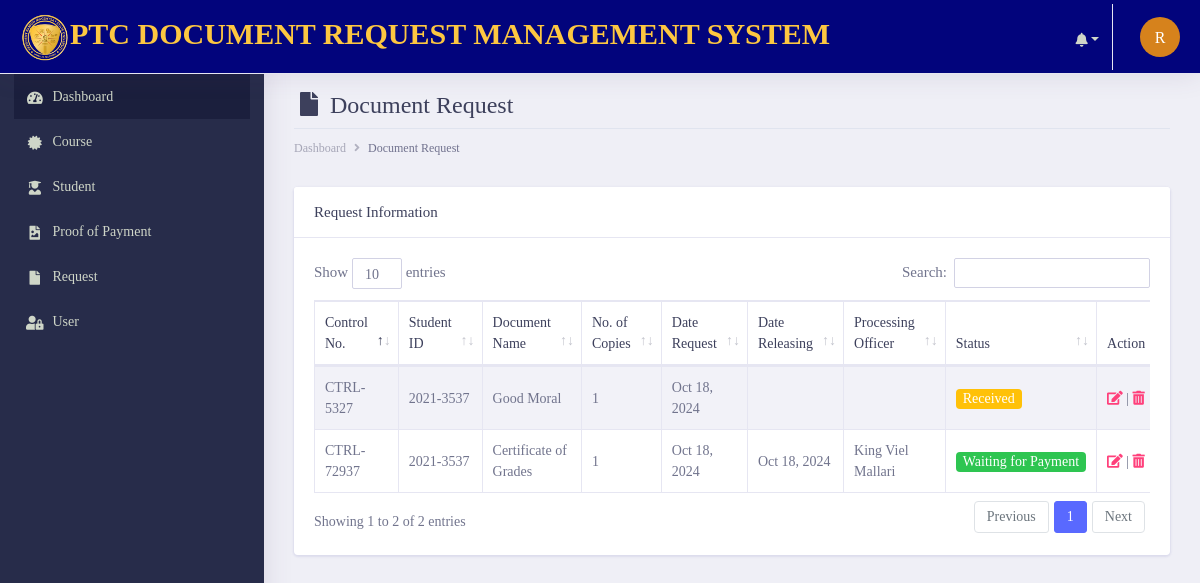
/dev-git/documents/request.php (signed in), run on an earlier commit of the app's database.
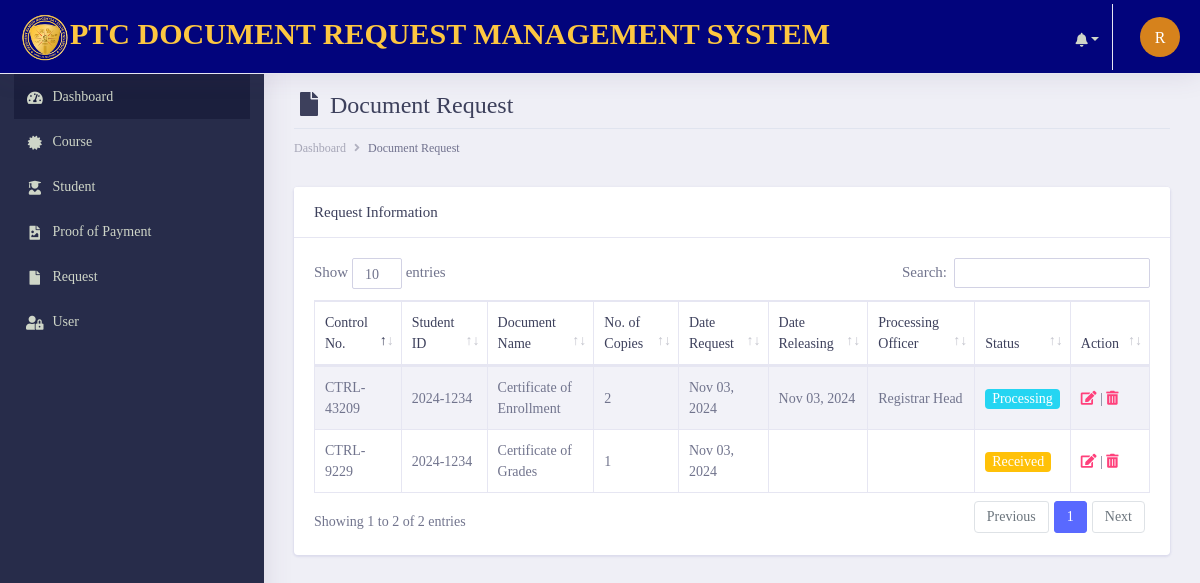
And on a later commit of the database.
### tables this page shows
CREATE TABLE `tbl_documentrequest` (
  `request_id` int(11) NOT NULL,
  `control_no` varchar(255) NOT NULL,
  `studentID_no` varchar(255) NOT NULL,
  `document_name` varchar(255) NOT NULL,
  `no_ofcopies` varchar(255) NOT NULL,
  `date_request` varchar(255) NOT NULL,
  `date_releasing` varchar(255) NOT NULL,
  `processing_officer` varchar(255) NOT NULL,
  `status` varchar(255) NOT NULL,
  `remarks` varchar(255) NOT NULL,
  `student_id` int(11) NOT NULL,
  `notif` int(11) NOT NULL
);

### dev-git/init/model/class_model.php (called while the page is built, shortened)
<?php
	class class_model{
		public $host = db_host;
		public $user = db_user;
		public $pass = db_pass;
		public $dbname = db_name;
		public $conn;
		private function connect(){
			$this->conn = new mysqli($this->host, $this->user, $this->pass, $this->dbname);
		}
	    public function fetchAll_documentrequest(){
            $sql = "SELECT * FROM  tbl_documentrequest";
				$stmt = $this->conn->prepare($sql);
				$stmt->execute();
				$result = $stmt->get_result();
		        $data = array();
		         while ($row = $result->fetch_assoc()) {
		                   $data[] = $row;
		            }
		         return $data;
		  }
	}
?>

### dev-git/documents/request.php (the view, shortened to what the changed rows need)
       <?php include('main_header/header.php');?>
        <div class="dashboard-wrapper">
            <div class="container-fluid  dashboard-content">
                <div class="row">
                    <div class="col-xl-12 col-lg-12 col-md-12 col-sm-12 col-12">
                        <div class="page-header">
                             <h2 class="pageheader-title"><i class="fa fa-fw fa-file"></i> Document Request </h2>
                        </div>
                    </div>
                </div>
                    <div class="row">
                        <div class="col-xl-12 col-lg-12 col-md-12 col-sm-12 col-12">
                            <div class="card">
                                <div class="card-body">
                                    <div class="table-responsive">
                                        <table class="table table-striped table-bordered first">
                                            <thead>
                                                <tr>
                                                    <th scope="col">Control No.</th>
                                                    <th scope="col">Student ID</th>
                                                    <th scope="col">Document Name</th>
                                                    <th scope="col">No. of Copies</th>
                                                    <th scope="col">Date Request</th>
                                                    <th scope="col">Date Releasing</th>
                                                    <th scope="col">Processing Officer</th>
                                                    <th scope="col">Status</th>
                                                    <th scope="col">Action</th>
                                                </tr>
                                            </thead>
                                            <tbody>
                                             <?php
                                                $conn = new class_model();
                                                $docrequest = $conn->fetchAll_documentrequest();
                                               ?>
                                               <?php foreach ($docrequest as $row) {
                                                ?>
                                                <tr>
                                                    <td><?= $row['control_no']; ?></td>
                                                    <td><?= $row['studentID_no']; ?></td>
                                                    <td><?= $row['document_name']; ?></td>
                                                    <td><?= $row['no_ofcopies']; ?></td>
                                                    <td><?= date("M d, Y",strtotime($row['date_request'])); ?></td>
                                                     <td>
                                                     <?php
                                                     if($row['date_releasing'] === ""){
                                                           echo "";
                                                         }else if($row['date_releasing'] === $row['date_releasing']){
                                                           echo date("M d, Y",strtotime($row['date_releasing']));
                                                         }
                                                     ?>
                                                    </td>
                                                    <td><?= $row['processing_officer']; ?></td>
                                                    <td>
                                                     <?php
                                                       if($row['status'] ==="Processing"){
                                                           echo '<span class="badge bg-info text-white">Processing</span>';
                                                         } else if($row['status'] ==="Received"){
                                                           echo '<span class="badge bg-warning text-white">Received</span>';
                                                         }else if($row['status'] ==="Waiting for Payment"){
                                                           echo '<span class="badge bg-success text-white">Waiting for Payment</span>';
                                                        }else if($row['status'] ==="Releasing"){
                                                            echo '<span class="badge bg-success text-white">Releasing</span>';
                                                        }
                                                     ?>
                                                    </td>
                                                    <td class="align-right">
                                                        <a href="edit-request.php?request=<?= $row['request_id']; ?>&student-number=<?php echo $row['studentID_no']; ?>" class="text-secondary font-weight-bold text-xs" data-toggle="tooltip" data-original-title="Edit user">
                                                          <i class="fa fa-edit"></i>
                                                        </a> |
                                                        <a href="javascript:;" data-id="<?= $row['request_id']; ?>" class="text-secondary font-weight-bold text-xs delete" data-toggle="tooltip" data-original-title="Edit user">
                                                          <i class="fa fa-trash-alt"></i>
                                                        </a>
                                                      </td>
                                                </tr>
                                             <?php } ?>
                                            </tbody>
                                        </table>
                                    </div>
                                </div>
                            </div>
                        </div>
                    </div>
            </div>
        </div>
    </div>
</body>
</html>

What changed in the data, as far as the page shows it:
removed tbl_documentrequest: control_no "CTRL-72937", studentID_no "2021-3537", document_name "Certificate of Grades", no_ofcopies "1", date_request "Oct 18, 2024", date_releasing "Oct 18, 2024", processing_officer "King Viel Mallari", shows "Waiting for Payment"
removed tbl_documentrequest: control_no "CTRL-5327", studentID_no "2021-3537", document_name "Good Moral", no_ofcopies "1", date_request "Oct 18, 2024", status "Received"
added tbl_documentrequest: control_no "CTRL-43209", studentID_no "2024-1234", document_name "Certificate of Enrollment", no_ofcopies "2", date_request "Nov 03, 2024", date_releasing "Nov 03, 2024", processing_officer "Registrar Head", status "Processing"
added tbl_documentrequest: control_no "CTRL-9229", studentID_no "2024-1234", document_name "Certificate of Grades", no_ofcopies "1", date_request "Nov 03, 2024", status "Received"
